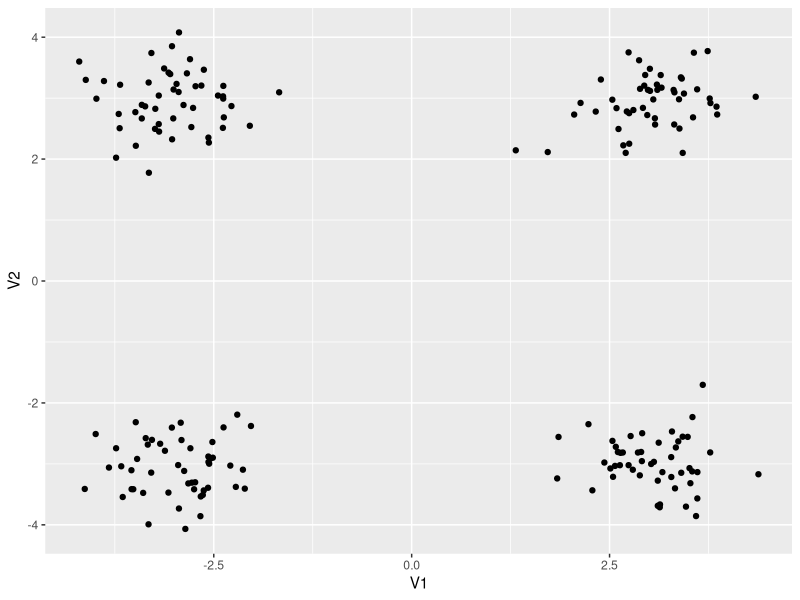

Write the R code that produced this figure. (Note: a time limit stopped this script after it produced the figure.)
library(MASS)
library(tidyverse)
library(magrittr)
library(glue)
library(patchwork)
# Chinese Restaurant Process Demo

n_init_clusts <- 2
# Stickiness hyperparameter. Larger this is the higher the expected number of clusters under prior
alpha <- 1

# Our sample data has 4 true clusters of 2d normals
Sigma <- matrix(c(0.5,0,0,0.5),2,2)*0.5

sample_data <- list(
  c(-3,3),
  c( 3,3),
  c(-3,-3),
  c(3,-3)
) %>% 
  purrr::map_df(~as_tibble(mvrnorm(n = 50, mu = ., Sigma = Sigma)))
  
ggplot(sample_data, aes(x = V1, y = V2)) +
  geom_point()

data <- sample_data %>%
  mutate(
    id = 1:n(),
    cluster = sample(x = 1:n_init_clusts, size = n(), replace = TRUE)
  )

N <- nrow(data)
prob_new_cluster <- alpha/(N - 1 + alpha)

get_cluster_centers <- . %>% 
  group_by(cluster) %>% 
  summarise(
    mean_V1 = mean(V1),
    mean_V2 = mean(V2),
    size = n()
  )

# Initialize Clusters
# clusters <- data %>% get_cluster_centers()

# For each point, get pairwise distances between point and cluster centers 

for (run in 1:150) {
  print(glue('Running epoch number {run}'))
  
  for (current_id in 1:N) {
    point_v1 <- data[current_id,'V1'] %>% as.numeric()
    point_v2 <- data[current_id,'V2'] %>% as.numeric()
    current_cluster <- data[current_id, 'cluster']
    
    clusters <- data %>% 
      filter(id != current_id) %>%
      get_cluster_centers()
    
    # if the current datum is in its own cluster we need to remove that cluster 
    # compute normalized probabilities of joining existing cluster or deciding on a new one.
    cluster_probs <- clusters %>% 
      mutate(
        sqr_distance = (mean_V1 - point_v1)^2 + (mean_V2 - point_v2)^2,
        scale_factor = size/((N - 1)*alpha),
        prob_in_cluster = scale_factor/sqr_distance,
      ) %>%
      select(cluster, prob_in_cluster) %>% {
        this <- .
        highest_cluster <- max(.$cluster)
        bind_rows(
          this, 
          tibble(cluster = highest_cluster + 1, prob_in_cluster = prob_new_cluster)
        )
      } %>% 
      mutate( normed_probs = prob_in_cluster/sum(prob_in_cluster))
    
    new_cluster <- cluster_probs %$%
      sample( cluster, size = 1, prob = normed_probs)
    
    # Update the data with the new cluster assignment
    data[current_id,'cluster'] <- new_cluster
  }
}


(
  ggplot(data, aes(x = V1, y = V2)) +
    geom_point(aes(color = as.factor(cluster)), alpha = 0.5) +
    guides(color = FALSE)
) /
(
  clusters %>% 
    mutate(cluster = as.character(cluster)) %>% 
    ggplot(aes(x = reorder(cluster, -size), y = size)) +
    geom_point()
)
